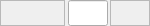
<?xml version="1.0" encoding="UTF-8"?>
<ui version="4.0">
 <class>PrescalerWidget</class>
 <widget class="QWidget" name="PrescalerWidget">
  <property name="geometry">
   <rect>
    <x>0</x>
    <y>0</y>
    <width>150</width>
    <height>26</height>
   </rect>
  </property>
  <property name="windowTitle">
   <string>Form</string>
  </property>
  <layout class="QHBoxLayout" name="horizontalLayout">
   <property name="spacing">
    <number>2</number>
   </property>
   <property name="leftMargin">
    <number>0</number>
   </property>
   <property name="topMargin">
    <number>0</number>
   </property>
   <property name="rightMargin">
    <number>0</number>
   </property>
   <property name="bottomMargin">
    <number>0</number>
   </property>
   <item>
    <widget class="QELabel" name="lblName">
     <property name="sizePolicy">
      <sizepolicy hsizetype="MinimumExpanding" vsizetype="Fixed">
       <horstretch>0</horstretch>
       <verstretch>0</verstretch>
      </sizepolicy>
     </property>
     <property name="minimumSize">
      <size>
       <width>60</width>
       <height>26</height>
      </size>
     </property>
     <property name="maximumSize">
      <size>
       <width>16777215</width>
       <height>16777215</height>
      </size>
     </property>
     <property name="frameShape">
      <enum>QFrame::StyledPanel</enum>
     </property>
     <property name="variable" stdset="0">
      <string>$(group):getName</string>
     </property>
     <property name="displayAlarmStateOption" stdset="0">
      <enum>QE::Always</enum>
     </property>
    </widget>
   </item>
   <item>
    <spacer name="horizontalSpacer">
     <property name="orientation">
      <enum>Qt::Horizontal</enum>
     </property>
     <property name="sizeType">
      <enum>QSizePolicy::Fixed</enum>
     </property>
     <property name="sizeHint" stdset="0">
      <size>
       <width>1</width>
       <height>17</height>
      </size>
     </property>
    </spacer>
   </item>
   <item>
    <widget class="QELineEdit" name="txtPrescaler">
     <property name="sizePolicy">
      <sizepolicy hsizetype="Fixed" vsizetype="Fixed">
       <horstretch>0</horstretch>
       <verstretch>0</verstretch>
      </sizepolicy>
     </property>
     <property name="minimumSize">
      <size>
       <width>40</width>
       <height>26</height>
      </size>
     </property>
     <property name="maximumSize">
      <size>
       <width>40</width>
       <height>26</height>
      </size>
     </property>
     <property name="variable" stdset="0">
      <string>$(group):setPrescaler</string>
     </property>
     <property name="displayAlarmStateOption" stdset="0">
      <enum>QE::WhenInAlarm</enum>
     </property>
     <property name="addUnits">
      <bool>true</bool>
     </property>
    </widget>
   </item>
   <item>
    <widget class="QELabel" name="lblPrescaler">
     <property name="sizePolicy">
      <sizepolicy hsizetype="Fixed" vsizetype="Fixed">
       <horstretch>0</horstretch>
       <verstretch>0</verstretch>
      </sizepolicy>
     </property>
     <property name="minimumSize">
      <size>
       <width>40</width>
       <height>26</height>
      </size>
     </property>
     <property name="maximumSize">
      <size>
       <width>40</width>
       <height>26</height>
      </size>
     </property>
     <property name="frameShape">
      <enum>QFrame::StyledPanel</enum>
     </property>
     <property name="variable" stdset="0">
      <string>$(group):getPrescaler</string>
     </property>
     <property name="displayAlarmStateOption" stdset="0">
      <enum>QE::Always</enum>
     </property>
    </widget>
   </item>
  </layout>
 </widget>
 <customwidgets>
  <customwidget>
   <class>QELabel</class>
   <extends>QLabel</extends>
   <header>QELabel.h</header>
  </customwidget>
  <customwidget>
   <class>QELineEdit</class>
   <extends>QLineEdit</extends>
   <header>QELineEdit.h</header>
  </customwidget>
 </customwidgets>
 <resources/>
 <connections/>
</ui>
